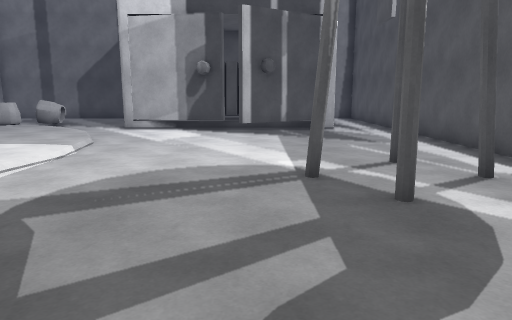
[1] (above)

19 first-person views from a walk through a Unity game level. The camera is 1.5 m above the floor, tilts 10° down and sees 70° across. The floor is counted in squares, 1 m on a side. Each view is taken from the middle of a square. On the plan, view 1 faces up. The plan holds only what a view shows up to about 16 squares ahead; the rest is blank. Surface patterns are stand-ins for the level's own textures.

[2]
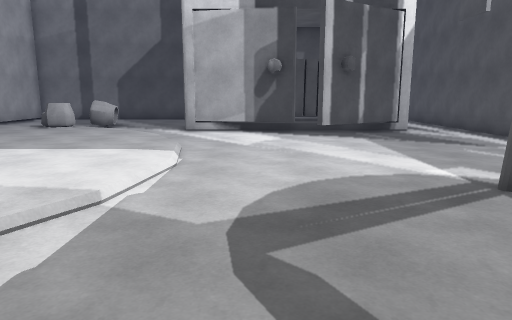

[3]
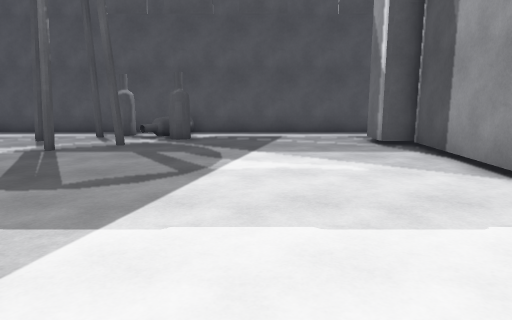

[4]
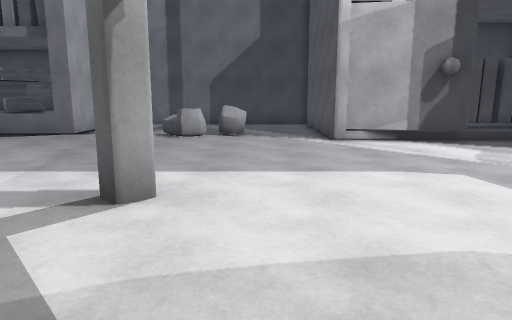

[5]
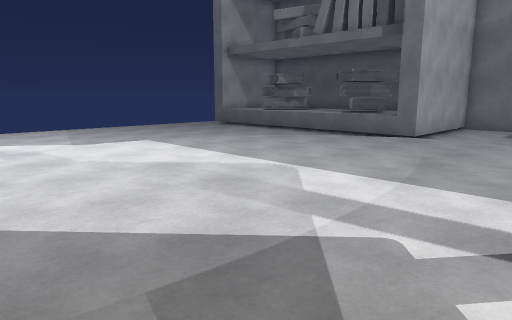

[6]
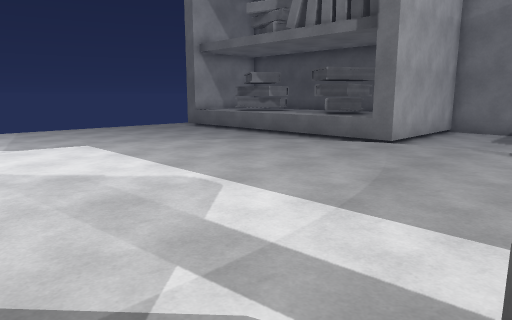

[7]
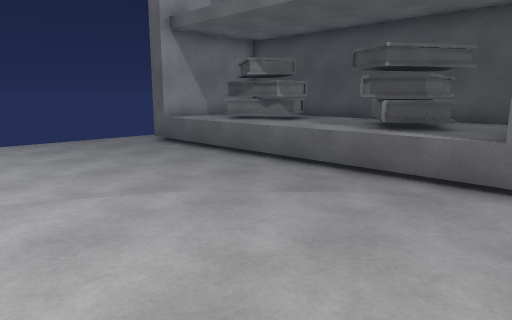

[8]
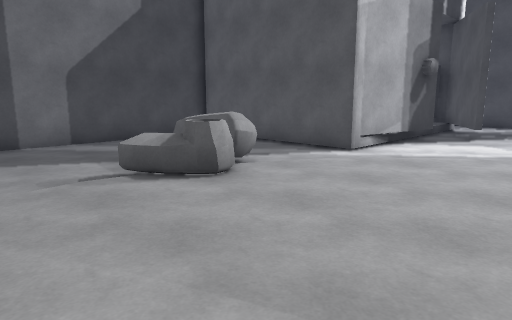

[9]
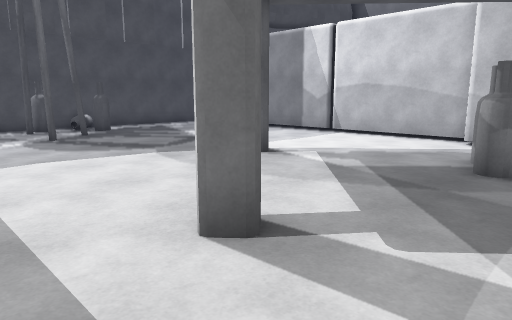

[10]
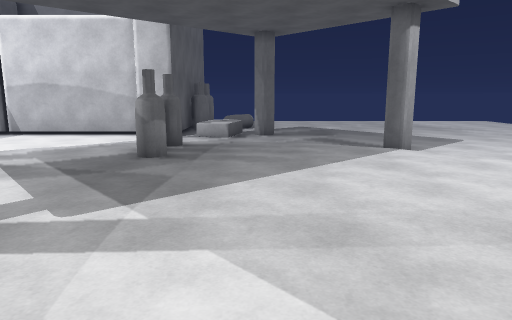

[11]
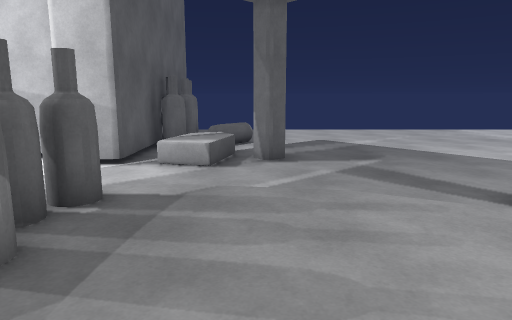

[12]
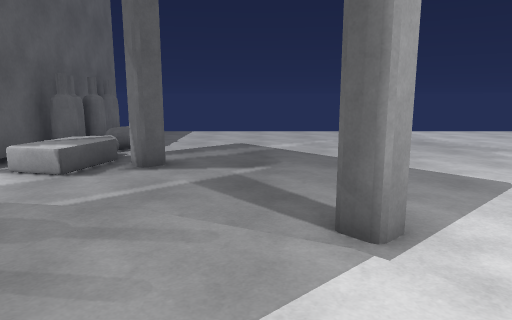

[13]
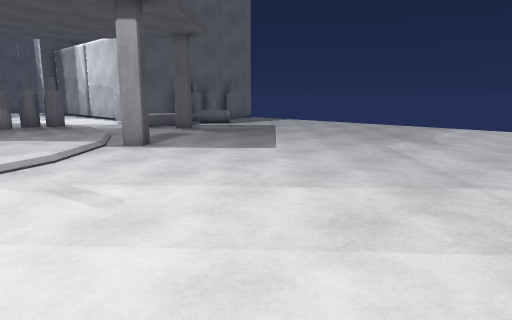

[14]
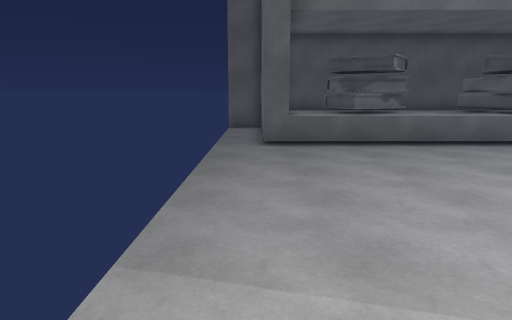

[15]
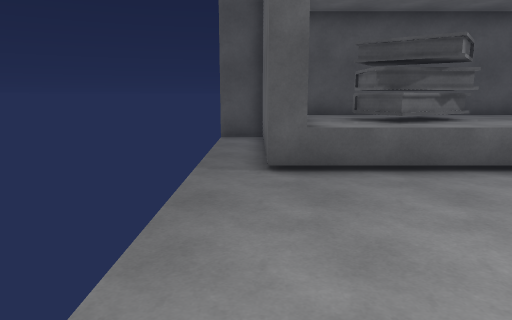

[16]
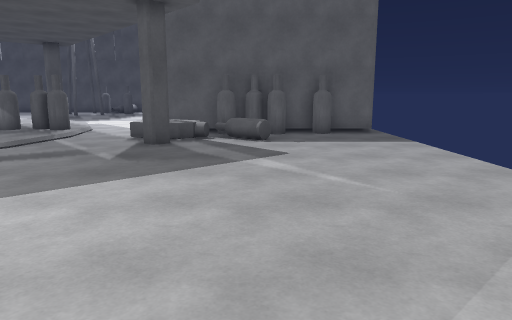

[17]
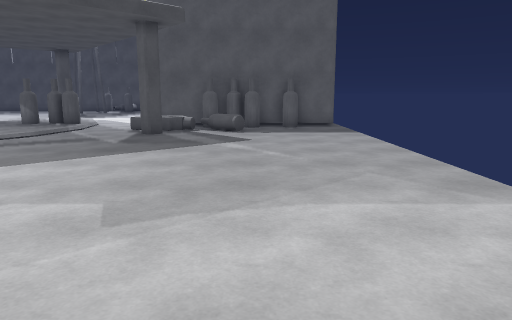

[18]
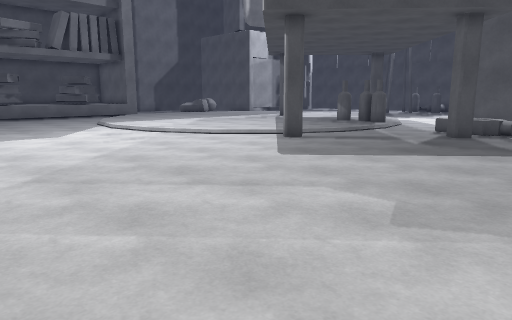

[19]
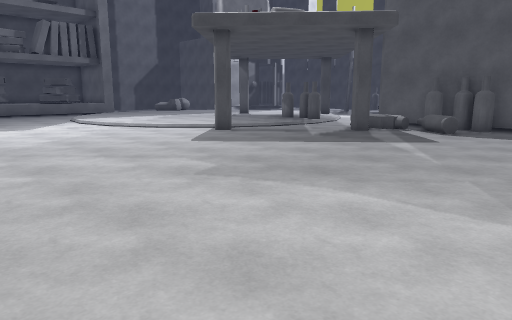

### Floor plan
Key: @ floor where view 1 was taken; # wall or solid block; . main floor; : floor 0.25 m higher than the main floor; / step, stairs or slope; = window, fence, low wall or low ledge; ^ raised ledge; O other object.
Columns run from 30 left of view 1 to 6 right of it. Each row starts with its distance up from view 1.
 24 ##           ############
 23 .#############......    #
 22 .##^^^^^^^^^^#......    #
 21 .##^###^^##^^#.....     #
 20 .##^###^^^##^#.....    .#
 19 .##^^^^^^^^^^#.....=^...#
 18 ..#^^^^^^^^^^#...=^=^...#      #
 17 ............./::::=^=...####   ###..#
 16 .........../::::::=::/....#######...#
 15 ........../::::::::::::......##.....#
 14 ........./::::::::::::::............#
 13 .........:::::::::::::::/...........#
 12 ......../::::::::::::::::...........#
 11 ....... :::::::::::::::::/..........#
 10 ....... :::::::::::::::::/..........#
  9 ........:::::::::::::::::/..........#
  8 ........:::::::::::#:::::/.......#..#
  7  .......:::::::::::::::::/.....#..#.#
  6 . ....../::::::::::::::::/.........##
  5   ....../:::::::::::::::/.......#. =#
  4  ......../:::::::::::::#/.........#^#
  3  .........::::::::#::::/............#
  2  ..........:::::::#:::/.............#
  1  .........##/::::/#://..............#
  0  .............//////..........@.....#
 -1  ...................................#
 -2  ...................................#
 -3  ...............^^###...........##..#
 -4  ..............#^^###############   #
 -5  ...............O^#
 -6  ...............=##
 -7  ..............=^##
 -8 .................##
 -9  .................#
-10  .................#
-11  .................##
-12 .  ................#

Where each view was taken, in squares from view 1:
view 1: 0 up, 0 right, facing up
view 2: 1 up, 3 left, facing up
view 3: 1 up, 9 left, facing right
view 4: 3 up, 9 left, facing up
view 5: 4 up, 11 left, facing up-left
view 6: 6 up, 11 left, facing up-left
view 7: 11 up, 16 left, facing up-left
view 8: 11 up, 16 left, facing up-right
view 9: 11 up, 14 left, facing down-right
view 10: 12 up, 15 left, facing down
view 11: 6 up, 15 left, facing down
view 12: 5 up, 18 left, facing down
view 13: 6 up, 30 left, facing down-right
view 14: 7 up, 29 left, facing up
view 15: 11 up, 29 left, facing up
view 16: 7 down, 27 left, facing right
view 17: 8 down, 30 left, facing right
view 18: 8 down, 30 left, facing up-right
view 19: 12 down, 30 left, facing up-right
